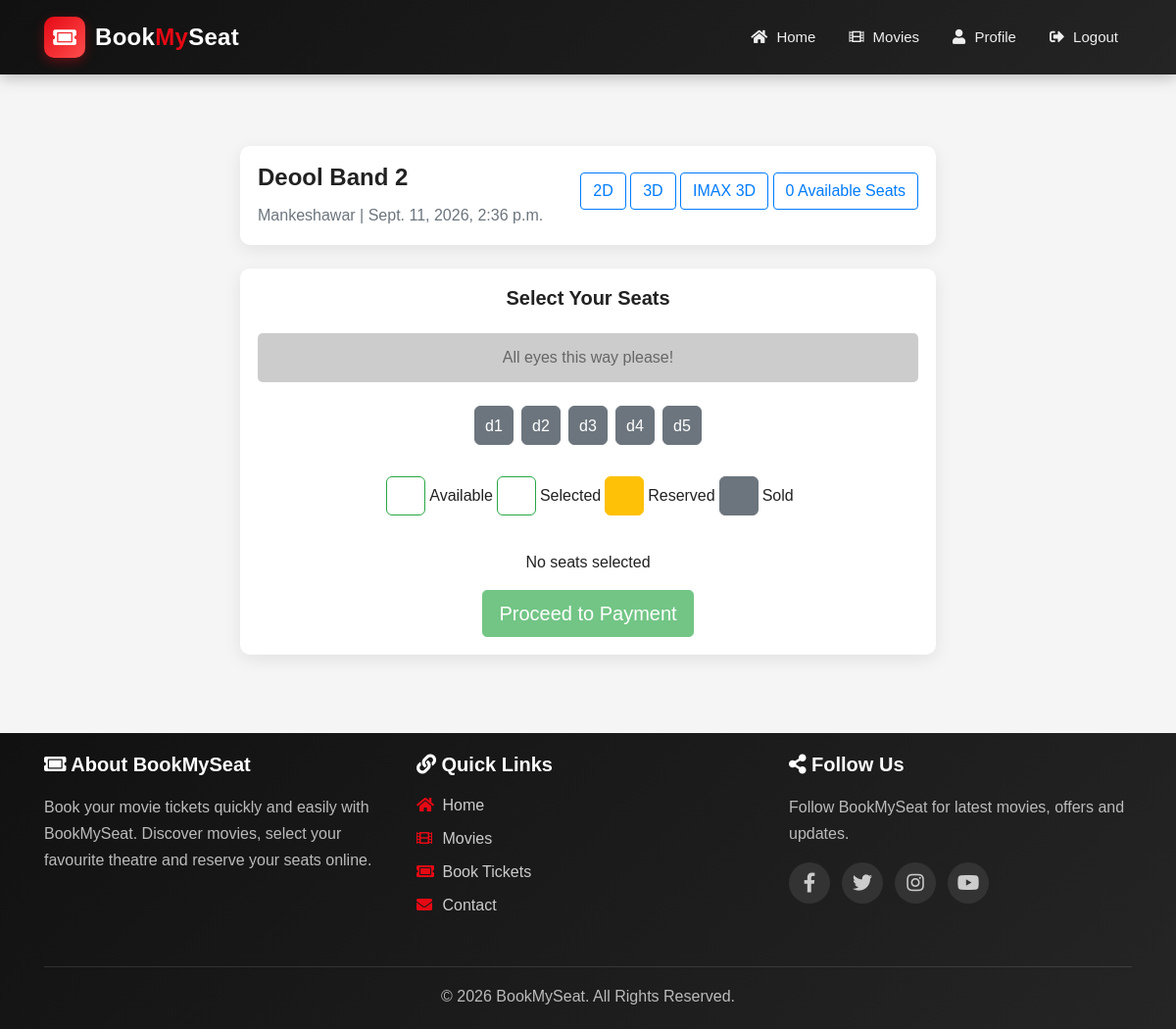
The app's page /movies/book-seats/6/ (signed in) with its own data.
### movies/models.py (models this page shows, shortened)
class Theater(models.Model):
    name = models.CharField(max_length=255)
    movie = models.ForeignKey(
        Movie,
        on_delete=models.CASCADE,
        related_name='theaters'
    )
    time = models.DateTimeField()

class Movie(models.Model):
    name = models.CharField(max_length=200)
    image = models.ImageField(upload_to='movies/')
    rating = models.DecimalField(
        max_digits=3,
        decimal_places=1
    )
    cast = models.TextField()
    description = models.TextField(
        blank=True,
        null=True
    )
    genres = models.ManyToManyField(
        Genre,
        blank=True,
        related_name='movies'
    )
    language = models.ForeignKey(
        Language,
        on_delete=models.SET_NULL,
        null=True,
        blank=True,
        related_name='movies'
    )
    trailer_url = models.URLField(
        blank=True,
        null=True,
        help_text="Paste YouTube Watch URL"
    )

class Seat(models.Model):
    theater = models.ForeignKey(
        Theater,
        on_delete=models.CASCADE
    )
    seat_number = models.CharField(
        max_length=10
    )
    is_booked = models.BooleanField(
        default=False
    )
    reserved_by = models.ForeignKey(
        User,
        on_delete=models.SET_NULL,
        null=True,
        blank=True,
        related_name="reserved_seats"
    )
    reserved_until = models.DateTimeField(
        null=True,
        blank=True
    )
    class Meta:
        constraints = [
            models.UniqueConstraint(
                fields=[
                    "theater",
                    "seat_number"
                ],
                name="unique_seat_per_theater"
            )
        ]
        indexes = [
            models.Index(
                fields=[
                    "theater",
                    "is_booked"
                ]
            ),
            models.Index(
                fields=[
                    "reserved_until"
                ]
            ),
            models.Index(
                fields=[
                    "theater",
                    "reserved_until"
                ]
            ),
        ]

### movies/views.py (the view, shortened to what this page needs)
@login_required(login_url="/login/")
def book_seats(request, theater_id):
    theater = get_object_or_404(
        Theater,
        id=theater_id,
    )
    seats = (
        Seat.objects
        .filter(theater=theater)
        .order_by("seat_number")
    )
    now = timezone.now()
    available_seats = (
        seats
        .filter(is_booked=False)
        .exclude(
            reserved_by__isnull=False,
            reserved_until__gt=now,
        )
        .count()
    )
    if request.method == "GET":
        return render(
            request,
            "movies/seat_selection.html",
            {
                "theater": theater,
                "theaters": theater,
                "seats": seats,
                "available_seats": available_seats,
            },
        )

### templates/movies/seat_selection.html (shortened to what this page needs)
{% extends "basic.html" %}
{% block content %}
<div class="container mt-5">
  <div class="row">
    <div class="col-lg-8 mx-auto">
      <div class="card mb-4 shadow-sm">
        <div class="card-body">
          <div
            class="d-flex justify-content-between align-items-center flex-wrap"
          >
            <div>
              <h4 class="card-title">
                {{ theaters.movie.name }}
              </h4>
              <p class="card-text text-muted mb-0">
                {{ theaters.name }} |
                {{ theaters.time }}
              </p>
            </div>
            <div class="mt-2 mt-sm-0">
              <button
                type="button"
                class="btn btn-outline-primary me-2 mb-2"
              >
                2D
              </button>
              <button
                type="button"
                class="btn btn-outline-primary me-2 mb-2"
              >
                3D
              </button>
              <button
                type="button"
                class="btn btn-outline-primary me-2 mb-2"
              >
                IMAX 3D
              </button>
              <button
                type="button"
                class="btn btn-outline-primary mb-2"
              >
                {{ available_seats }} Available Seats
              </button>
            </div>
          </div>
        </div>
      </div>
      <div class="card shadow-sm">
        <div class="card-body">
          <h5 class="card-title text-center mb-4">
            Select Your Seats
          </h5>
          <div class="screen">
            All eyes this way please!
          </div>
          <form
            method="POST"
            id="seatForm"
          >
            <div
              class="d-flex justify-content-center flex-wrap mb-4"
              id="seatContainer"
            >
              {% for seat in seats %}
              <div
                class="
                  seat
                  {% if seat.is_booked %}
                    sold
                  {% elif seat.reserved_by %}
                    reserved
                  {% endif %}
                "
                data-seat-id="{{ seat.id }}"
              >
                {% if seat.is_booked %}
                  <span>
                    {{ seat.seat_number }}
                  </span>
                {% endif %}
              </div>
              {% empty %}
              <div class="alert alert-info">
                No seats available.
              </div>
              {% endfor %}
            </div>
            <div class="d-flex justify-content-center mb-4 flex-wrap">
              <div class="d-flex align-items-center me-4 mb-2">
                <div class="seat legend-available"></div>
                <span class="ms-2">
                  Available
                </span>
              </div>
              <div class="d-flex align-items-center me-4 mb-2">
                <div class="seat selected"></div>
                <span class="ms-2">
                  Selected
                </span>
              </div>
              <div class="d-flex align-items-center me-4 mb-2">
                <div class="seat reserved"></div>
                <span class="ms-2">
                  Reserved
                </span>
              </div>
              <div class="d-flex align-items-center mb-2">
                <div class="seat sold"></div>
                <span class="ms-2">
                  Sold
                </span>
              </div>
            </div>
            <div
              class="text-center mb-3"
              id="selectedSeatInfo"
            >
            </div>
            <div class="text-center">
              <button
                type="submit"
                class="btn btn-success btn-lg"
                id="bookButton"
              >
                Proceed to Payment
              </button>
            </div>
          </form>
        </div>
      </div>
    </div>
  </div>
</div>
{% endblock %}

### templates/basic.html (style rules this page uses)
* { box-sizing: border-box; }
html { scroll-behavior: smooth; }
body { margin: 0; padding: 0; font-family: Arial, Helvetica, sans-serif; background: #f5f5f5; color: #222; }
.card { border: none; border-radius: 12px; overflow: hidden; background: #ffffff; box-shadow: 0 5px 18px rgba(0, 0, 0, 0.08); transition: 0.3s ease; }
.card-body { padding: 18px; }
.card-title { font-weight: 700; }

### templates/movies/seat_selection.html (style rules this page uses)
body { font-family: Arial, sans-serif; }
.seat { width: 40px; height: 40px; border: 1px solid #28a745; margin: 4px; text-align: center; line-height: 40px; cursor: pointer; border-radius: 6px; transition: background-color 0.3s, color 0.3s, transform 0.2s; background-color: white; overflow: hidden; }
.seat.sold { background-color: #6c757d; color: white; border-color: #6c757d; cursor: not-allowed; }
.seat.reserved { background-color: #ffc107; color: #212529; border-color: #ffc107; cursor: not-allowed; }
.legend-available { background-color: white; cursor: default; }
.screen { margin: 20px 0; background-color: #ccc; height: 50px; text-align: center; line-height: 50px; color: #666; border-radius: 5px; }
.card { border-radius: 10px; }

### records on screen
Theater: movie.name "Deool Band 2", name "Mankeshawar", time "Sept. 11, 2026, 2:36 p.m."
Seat: seat_number "d1"
Seat: seat_number "d2"
Seat: seat_number "d3"
Seat: seat_number "d4"
Seat: seat_number "d5"

### other values on screen
{{ available_seats }} "0"
